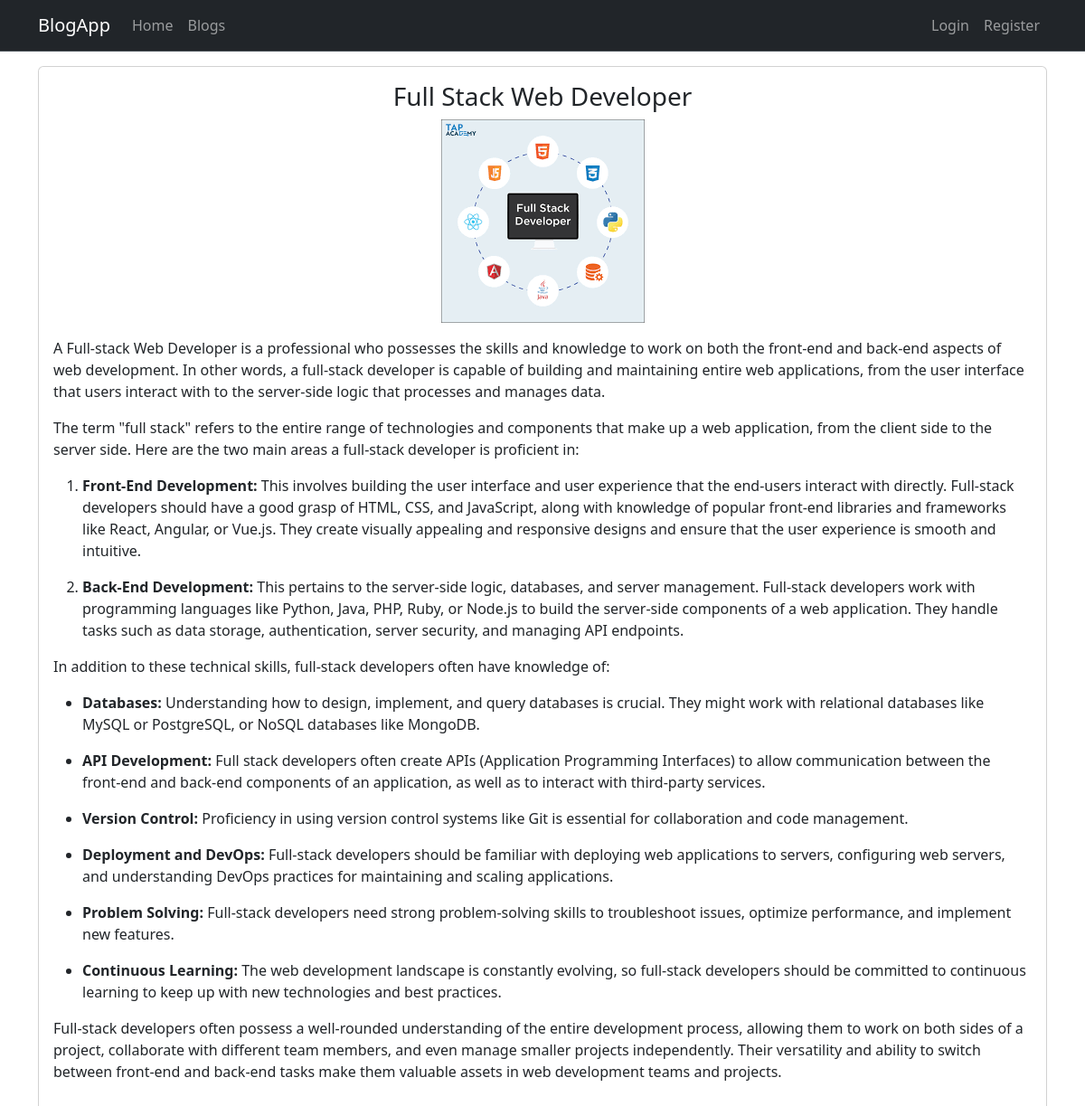
The app's page /blogs/full-stack-web-developer with its own data.
### blog/models.py (models this page shows, shortened)
class Blog(models.Model):
    title = models.CharField(max_length=200)
    image = models.ImageField(upload_to="blogs")
    description = RichTextField()
    is_active = models.BooleanField(default=False)
    is_home = models.BooleanField(default=False)
    slug = models.SlugField(null=False, blank=True, unique=True, db_index=True, editable=False)
    categories = models.ManyToManyField(Category, blank=True)

### blog/views.py (the view)
# urls.py: path("blogs/<slug:slug>", views.blog_detail, name="blog_details"),
def blog_detail(request, slug):
    blog = Blog.objects.get(slug=slug)
    return render(request, "blog/blog-details.html", {
        "blog": blog
    })

### blog/templates/blog/blog-details.html (shortened to what this page needs)
{% extends "base.html" %}
{% load static %}
{% block content %}
  <div class="container mt-3">
    <div class="row">
      <div class="col-12">
        <div class="card mb-3">
          <div class="row">
            <div class="col-md-12">
              <div class="card-body">
                <center><h1 class="card-title h3">{{blog.title|title }}</h1></center>
                <img src="{{ blog.image.url }}" alt="" style="display: block; margin: auto;" class="img-fluid">
                <p class="card-text">{{ blog.description|safe }}</p>
              </div>
            </div>
          </div>
        </div>
      </div>
    </div>
  </div>
{% endblock %}

### records on screen
Blog: title "Full Stack Web Developer", image (picture), description "A Full-stack Web Developer is a professional who possesses the skills and knowledge to work on both the front-end and back-end aspects of web development. In other words, a full-stack developer is capable of building and maintaining entire web applications, from the user interface that users interact with to the server-side logic that processes and manages data. The term \"full stack\" refers to the entire range of technologies and components that make up a web application, from the client side to the server side. Here are the two main areas a full-stack developer is proficient in: Front-End Development: This involves building the user interface and user experience that the end-users interact…"
